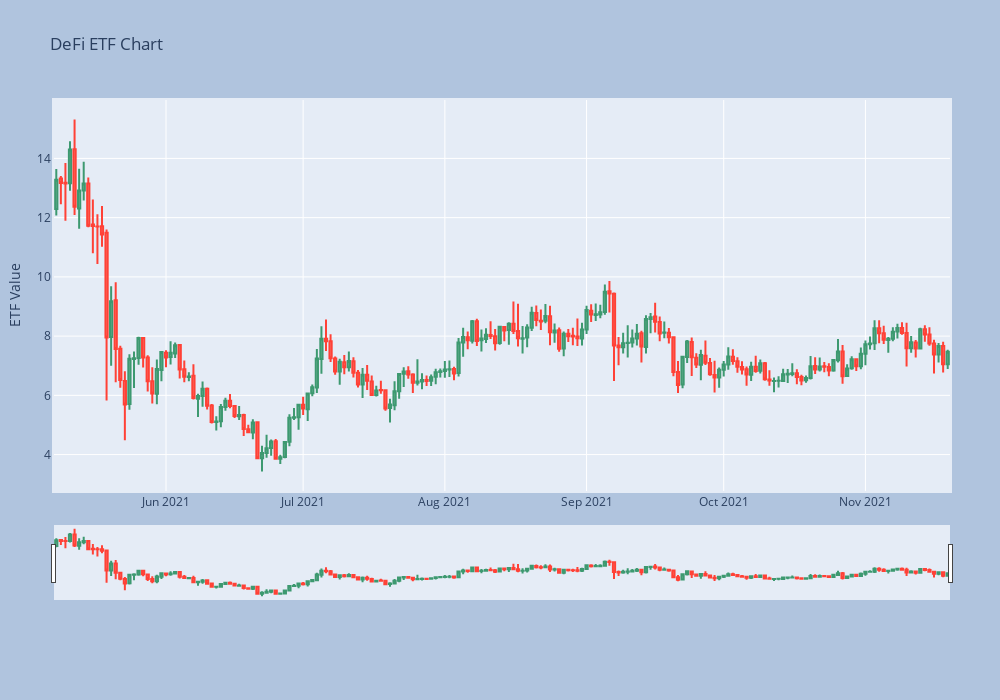

The code cell stored with this chart in its notebook:
### Markdown cell above
### DeFi ETF Plot for Dashboard

### Code cell
defi_fig = go.Figure(data=[go.Candlestick(x=defi_frame.index,
                open=defi_frame['Open'],
                high=defi_frame['High'],
                low=defi_frame['Low'],
                close=defi_frame['Close'])])

defi_fig.update_layout(
     title = "DeFi ETF Chart",
    yaxis_title="ETF Value",
    autosize=False,
    width=1000,
    height=700,
    margin=dict(
        l=50,
        r=50,
        b=100,
        t=100,
        pad=2
    ),
    paper_bgcolor="LightSteelBlue",
)

### Figure 1 — Plotly figure (JSON) as saved in the notebook; plotly's stock layout.template omitted (floating-point values rounded to 4 significant figures; data arrays with more than 128 entries replaced by an {"elided": "..."} marker saying what was removed)
{"data": [{"close": {"elided": "196 float values"}, "high": {"elided": "196 float values"}, "low": {"elided": "196 float values"}, "open": {"elided": "196 float values"}, "type": "candlestick", "x": {"elided": "196 str values"}}], "layout": {"autosize": false, "height": 700, "margin": {"b": 100, "l": 50, "pad": 2, "r": 50, "t": 100}, "paper_bgcolor": "LightSteelBlue", "title": {"text": "DeFi ETF Chart"}, "width": 1000, "xaxis": {"autorange": true, "range": ["2021-05-07 12:00", "2021-11-19 12:00"], "rangeslider": {"autorange": true, "range": ["2021-05-07 12:00", "2021-11-19 12:00"], "yaxis": {"_template": null, "rangemode": "match"}}, "type": "date"}, "yaxis": {"autorange": true, "range": [2.77, 15.97], "title": {"text": "ETF Value"}}}}
